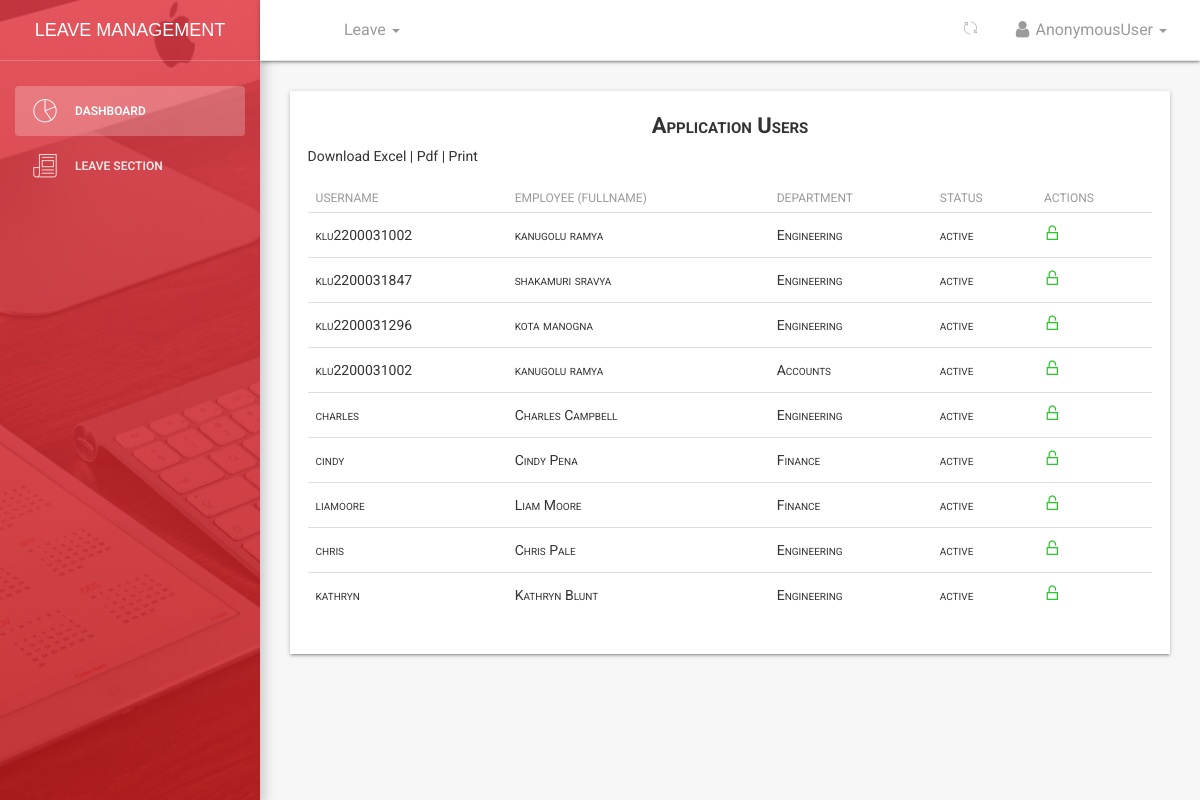
Screenshot of /accounts/users/all with the database file from the repository.
### employee/models.py (models this page shows, shortened)
class Employee(models.Model):
    id = models.BigAutoField(primary_key=True)
    MALE = 'male'
    FEMALE = 'female'
    OTHER = 'other'
    NOT_KNOWN = 'Not Known'
    GENDER = (
    (MALE,'Male'),
    (FEMALE,'Female'),
    (OTHER,'Other'),
    (NOT_KNOWN,'Not Known'),
    )
    MR = 'Mr'
    MRS = 'Mrs'
    MSS = 'Mss'
    DR = 'Dr'
    SIR = 'Sir'
    MADAM = 'Madam'
    TITLE = (
    (MR,'Mr'),
    (MRS,'Mrs'),
    (MSS,'Mss'),
    (DR,'Dr'),
    (SIR,'Sir'),
    (MADAM,'Madam'),
    )
    FULL_TIME = 'Full-Time'
    PART_TIME = 'Part-Time'
    CONTRACT = 'Contract'
    INTERN = 'Intern'
    EMPLOYEETYPE = (
    (FULL_TIME,'Full-Time'),
    (PART_TIME,'Part-Time'),
    (CONTRACT,'Contract'),
    (INTERN,'Intern'),
    )
    user = models.ForeignKey(User,on_delete=models.CASCADE,default=1)
    image = models.FileField(_('Profile Image'),upload_to='profiles',default='default.png',blank=True,null=True,help_text='upload image size less than 2.0MB')#work on path username-date/image
    firstname = models.CharField(_('Firstname'),max_length=125,null=False,blank=False)
    lastname = models.CharField(_('Lastname'),max_length=125,null=False,blank=False)
    othername = models.CharField(_('Othername (optional)'),max_length=125,null=True,blank=True)
    birthday = models.DateField(_('Birthday'),blank=False,null=False)
    department =  models.ForeignKey(Department,verbose_name =_('Department'),on_delete=models.SET_NULL,null=True,default=None)
    role =  models.ForeignKey(Role,verbose_name =_('Role'),on_delete=models.SET_NULL,null=True,default=None)
    startdate = models.DateField(_('Employement Date'),help_text='date of employement',blank=False,null=True)
    employeetype = models.CharField(_('Employee Type'),max_length=15,default=FULL_TIME,choices=EMPLOYEETYPE,blank=False,null=True)
    employeeid = models.CharField(_('Employee ID Number'),max_length=10,null=True,blank=True)
    dateissued = models.DateField(_('Date Issued'),help_text='date staff id was issued',blank=False,null=True)
    is_blocked = models.BooleanField(_('Is Blocked'),help_text='button to toggle employee block and unblock',default=False)
    is_deleted = models.BooleanField(_('Is Deleted'),help_text='button to toggle employee deleted and undelete',default=False)
    created = models.DateTimeField(verbose_name=_('Created'),auto_now_add=True,null=True)
    updated = models.DateTimeField(verbose_name=_('Updated'),auto_now=True,null=True)
    objects = EmployeeManager()
    class Meta:
        verbose_name = _('Employee')
        verbose_name_plural = _('Employees')
        ordering = ['-created']
    @property
    def get_full_name(self):
        fullname = ''
        firstname = self.firstname
        lastname = self.lastname
        othername = self.othername
        if (firstname and lastname) or othername is None:
            fullname = firstname +' '+ lastname
            return fullname
        elif othername:
            fullname = firstname + ' '+ lastname +' '+othername
            return fullname
        return

class Department(models.Model):
    id = models.BigAutoField(primary_key=True)
    name = models.CharField(max_length=125)
    description = models.CharField(max_length=125,null=True,blank=True)
    created = models.DateTimeField(verbose_name=_('Created'),auto_now_add=True)
    updated = models.DateTimeField(verbose_name=_('Updated'),auto_now=True)
    class Meta:
        verbose_name = _('Department')
        verbose_name_plural = _('Departments')
        ordering = ['name','created']
    def __str__(self):
        return self.name

### accounts/views.py (the view)
# urls.py: path('users/all',views.users_list,name='users'),
def users_list(request):
	employees = Employee.objects.all()
	return render(request,'accounts/users_table.html',{'employees':employees,'title':'Users List'})

### employee/managers.py (called while the page is built)
    def get_queryset(self):
        return super().get_queryset().filter(is_deleted=False)

### templates/accounts/users_table.html (shortened to what this page needs)
{% extends '_layout.html' %}
 {% block navheader %}
 	{% include 'includes/navheader_employee_app.html' %}
 {% endblock %}
 {% block content %}
        <section class="content">
            <section class="container-fluid">
                	<div class="table-shadow">
                		<div class="text-center table-description">
                			<h4 class="title-h3">Application Users</h4>
                		</div>
                		<div class="container-fluid">
                			<div class="row">
                			 	<div class="download-print-action">
                			  		Download Excel | Pdf | Print
                				</div>
                			</div>
                		</div>
                		<table class="table">
							  <thead>
							    <tr>
							      <th scope="col">Username</th>
							      <th scope="col">Employee (fullname) </th>
							      <th scope="col">Department</th>
							      <th scope="col">Status</th>
							      <th scope="col">Actions</th>
							    </tr>
							  </thead>
							  <tbody>
							  	{% for emp in employees %}
							  	<tr>
								      <td>{{emp.user.username}}</td>
								      <td>{{ emp.get_full_name }}</td>
								      <td>{{ emp.department }}</td>
								      {% if emp.user.is_active %}
								      <td>active</td>
								      {% else %}
								      <td>inactive</td>
								      {% endif %}
								      {%  if emp.user.is_active and emp.user.is_superuser %}
								      <td style="font-style:italic;">(admin)</td>
								      {% elif emp.user.is_active %}
								      <td><a href="{% url 'accounts:userblock' emp.user.id %}" title="block user"><i class="pe-7s-unlock"></i></a></td>
								      {% else %}
								      <td><a href="{% url 'accounts:userunblock' emp.user.id %}" title="unblock user"><i class="pe-7s-lock"></i></a></td>
								      {% endif %}
							  </tr>
							   {% endfor %}
							  </tbody>
						</table>
					</div>
            </section>
        </section>
 {% endblock %}

### templates/_layout.html (shortened to what this page needs)
{% load static %}
{% load humanize %}
<!doctype html>
<html lang="en">
<head>
    <link href="{% static 'css/bootstrap.min.css' %}" rel="stylesheet" />
    <link href="{% static 'css/animate.min.css' %}" rel="stylesheet"/>
    <link href="{% static 'css/light-bootstrap-dashboard.css' %}" rel="stylesheet"/>
    <link href="{% static 'css/demo.css' %}" rel="stylesheet" />
    <link href="http://maxcdn.bootstrapcdn.com/font-awesome/4.2.0/css/font-awesome.min.css" rel="stylesheet">
    <link href="{% static 'css/pe-icon-7-stroke.css' %}" rel="stylesheet" />
    <link rel="stylesheet" href="//code.jquery.com/ui/1.12.1/themes/base/jquery-ui.css">
</head>
<body>
<div class="wrapper">
    <div class="sidebar" data-color="red" data-image="{% static 'img/sidebar-4.jpg' %}">
    	<div class="sidebar-wrapper">
            <div class="logo">
                <a href="#" class="simple-text">
                    Leave Management
                </a>
            </div>
            <ul class="nav">
                <li class="active">
                    <a href="{% url 'dashboard:dashboard' %}">
                        <i class="pe-7s-graph"></i>
                        <p>Dashboard</p>
                    </a>
                </li>
                <li>
                    {% if request.user.is_superuser %}<a href="{% url 'dashboard:leaveslist' %}">{% else %}<a href="{% url 'dashboard:staffleavetable' %}"> {% endif %}
                        <i class="pe-7s-news-paper"></i>
                        <p>Leave Section</p>
                    </a>
                </li>
            </ul>
    	</div>
    </div>
    <div class="main-panel">
    {% block navheader %}{% endblock %}
    {% block content %}{% endblock %}
    </div>
</div>
</body>
</html>

### templates/includes/navheader_employee_app.html (shortened to what this page needs)
 {% load static %}
 <nav class="navbar navbar-default navbar-fixed shadow">
            <div class="container-fluid">
                <div class="collapse navbar-collapse">
                    <ul class="nav navbar-nav navbar-left">
                        <li>
                            <a href="" class="dropdown-toggle" data-toggle="dropdown">
                            </a>
                        </li>
                        <li class="dropdown">
                        <a href="" class="dropdown-toggle" data-toggle="dropdown">
                                    <p>
                                        Leave
                                        <b class="caret"></b>
                                    </p>
                              </a>
                        </li>
                    </ul>
                    <ul class="nav navbar-nav navbar-right">
                        <li class="dropdown">
                              <a href="" class="dropdown-toggle refresh-page" data-toggle="dropdown" title="Refresh Current Page">
                                    <i class="pe-7s-refresh-2"></i>
                              </a>
                        </li>
                        <li class="dropdown">
                              <a href="" class="dropdown-toggle" data-toggle="dropdown">
                                    <p>
                                        <i class="fa fa-user"></i> {{ request.user}}
                                        <b class="caret"></b>
                                    </p>
                              </a>
                        </li>
                    </ul>
                </div>
            </div>
        </nav>

### rows the page displays
Employee: user.username "klu2200031002", get_full_name "kanugolu ramya", department "Engineering", shows "active"
Employee: user.username "klu2200031847", get_full_name "shakamuri sravya", department "Engineering", shows "active"
Employee: user.username "klu2200031296", get_full_name "kota manogna", department "Engineering", shows "active"
Employee: user.username "klu2200031002", get_full_name "kanugolu ramya", department "Accounts", shows "active"
Employee: user.username "charles", get_full_name "Charles Campbell", department "Engineering", shows "active"
Employee: user.username "cindy", get_full_name "Cindy Pena", department "Finance", shows "active"
Employee: user.username "liamoore", get_full_name "Liam Moore", department "Finance", shows "active"
Employee: user.username "chris", get_full_name "Chris Pale", department "Engineering", shows "active"
Employee: user.username "kathryn", get_full_name "Kathryn Blunt", department "Engineering", shows "active"

### other values shown
{{ request.user }} "AnonymousUser"
